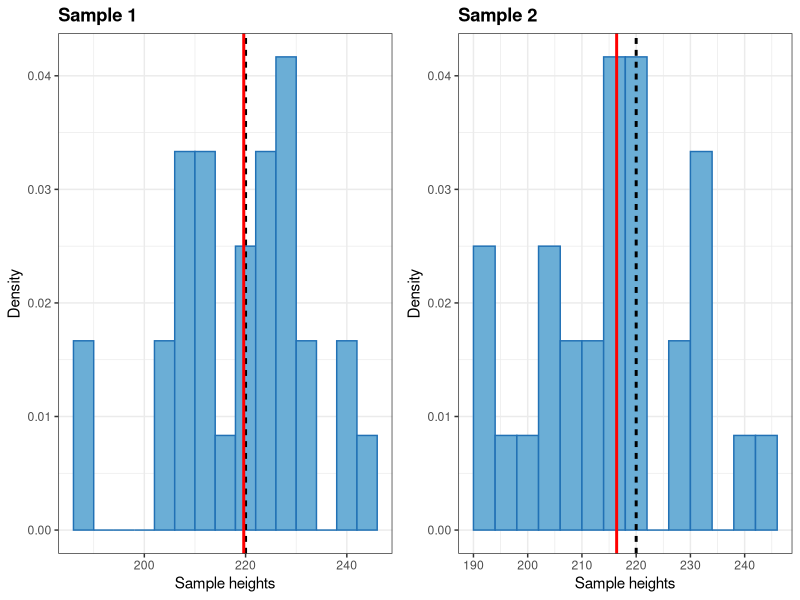
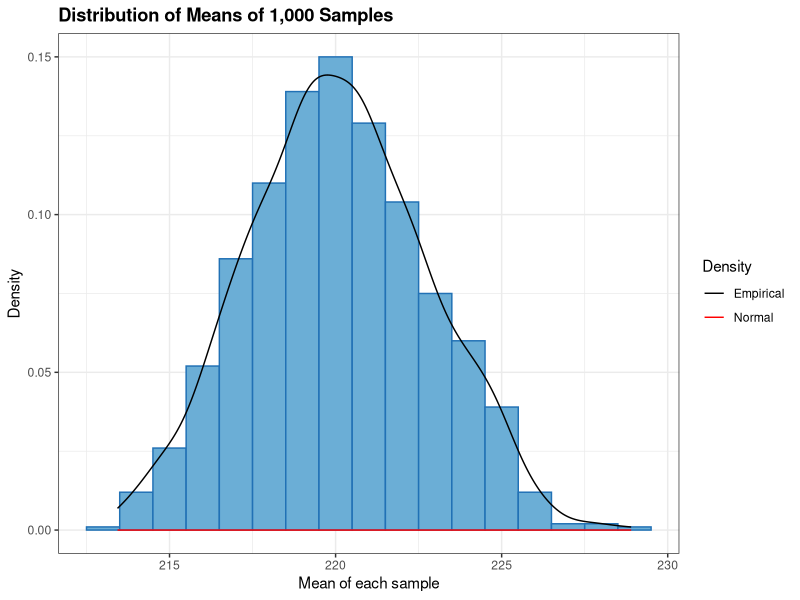
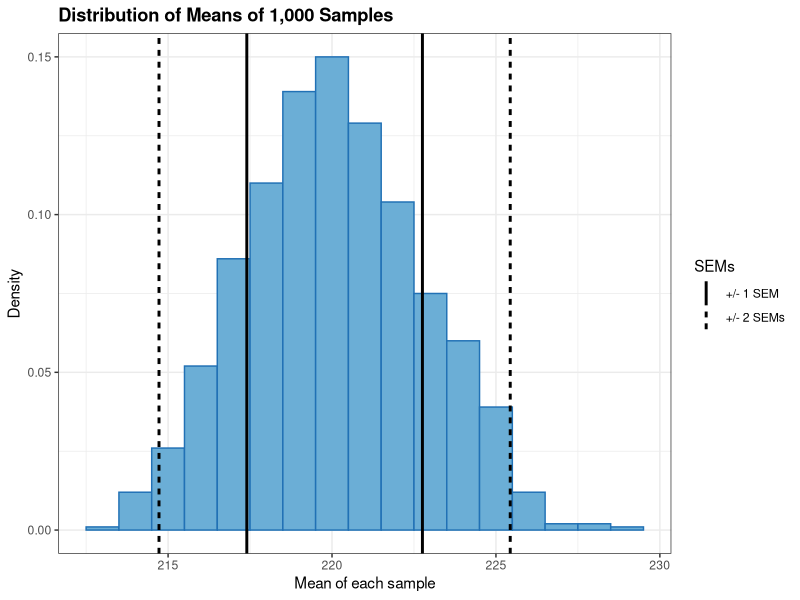
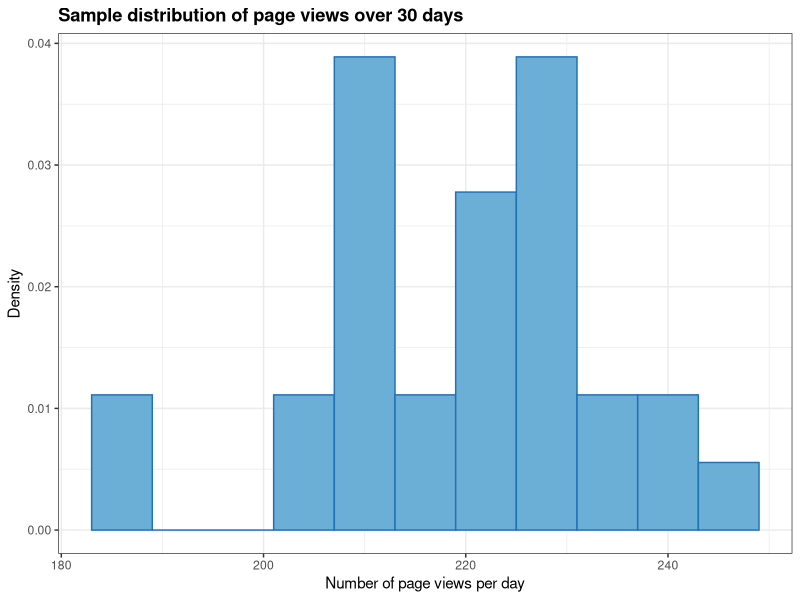
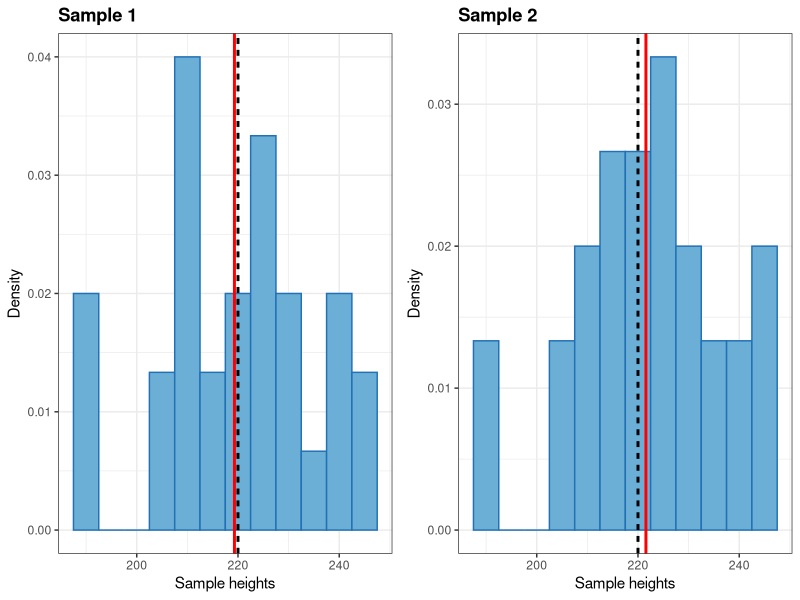
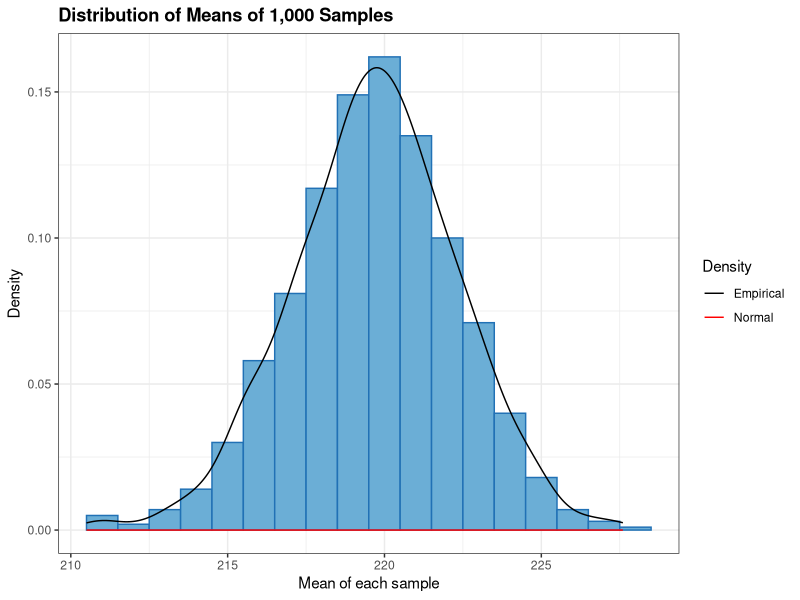

These charts were generated, in order, by the following R code: (Note: this script raises an error after producing the figures.)
## ---- chunk 1
rm(list = ls())         # Clear the workspace
set.seed(567)           # Set seed to replicate random variable generation
mn_vector <- NULL      # Generate the median of each sample and store in a vector
sample_frame <- data.frame(row.names = seq(from = 1, to = 30, by = 1))
for (i in 1 : 1000) {
    s <- rpois(30, lambda = 220)
    sample_frame <- cbind(sample_frame, s)
    mn_vector <- c(mn_vector, mean(s))
}
names(sample_frame) <- paste0("n", seq(from = 1, to = 1000, by = 1))
## ---- chunk 2
require(ggplot2); require(gridExtra)
barfill <- "#6baed6"
barlines <- "#2171b5"
line1 <- "black"
line2 <- "#FF0000"
g1 <- ggplot(data=sample_frame, aes(sample_frame$n1)) + 
        geom_histogram(aes(y = ..density..), 
                       binwidth = 4, fill = barfill, colour = barlines) +
        xlab("Sample heights") +
        ylab("Density") +
        theme_bw() +
        ggtitle("Sample 1") + 
        theme(plot.title = element_text(lineheight=1.1, face="bold"))

mean1 <- data.frame(Means="Theoretical mean", vals = 220)
mean2 <- data.frame(Means="Sample mean", vals = mean(sample_frame$n1))
means <- rbind(mean1, mean2)
                
g1 <- g1 + geom_vline(data=means, aes(xintercept=vals, linetype = Means, 
                             colour = Means), size = 1, show_guide = TRUE) + 
      scale_color_manual(values=c("Theoretical mean" = line1, "Sample mean" = line2)) +
      theme(legend.position="none")
            
g2 <- ggplot(data=sample_frame, aes(sample_frame$n2)) + 
        geom_histogram(aes(y = ..density..), 
                       binwidth = 4, fill = barfill, colour = barlines) +
        xlab("Sample heights") +
        ylab("Density") +
        theme_bw() +
        ggtitle("Sample 2") + 
        theme(plot.title = element_text(lineheight=1.1, face="bold"))

mean1 <- data.frame(Means="Theoretical mean", vals = 220)
mean2 <- data.frame(Means="Sample mean", vals = mean(sample_frame$n2))
means <- rbind(mean1, mean2)
                
g2 <- g2 + geom_vline(data=means, aes(xintercept=vals, linetype = Means, 
                             colour = Means), size = 1, show_guide = TRUE) + 
      scale_color_manual(values=c("Theoretical mean" = line1, "Sample mean" = line2)) +
      theme(legend.position="none")

grid.arrange(g1, g2, nrow = 1, ncol = 2)
## ---- chunk 3
g3 <- ggplot(data=as.data.frame(mn_vector), aes(mn_vector)) + 
        geom_histogram(aes(y = ..density..), binwidth = 1, 
                 col = barlines, 
                 fill = barfill) + 
        xlab("Mean of each sample") + 
        ylab("Density") + 
        theme_bw() + 
        ggtitle("Distribution of Means of 1,000 Samples") + 
        theme(plot.title = element_text(lineheight=.8, face="bold")) + 
        geom_line(aes(y = ..density.., colour = "Empirical"), stat = "density") + 
        stat_function(fun = dnorm, aes(colour = "Normal"), 
                    arg = list(mean = 220, sd = sd(mn_vector))) + 
        scale_colour_manual(name = "Density", values = c(line1, line2))

print(g3)
## ---- chunk 4
g4 <- ggplot(data=as.data.frame(mn_vector), aes(mn_vector)) + 
        geom_histogram(aes(y = ..density..), binwidth = 1, 
                 col = barlines, 
                 fill = barfill) + 
        xlab("Mean of each sample") + 
        ylab("Density") + 
        theme_bw() + 
        ggtitle("Distribution of Means of 1,000 Samples") + 
        theme(plot.title = element_text(lineheight=.8, face="bold"))

sem1 <- data.frame(SEMs="+/- 1 SEM", 
                   vals = c(mean(mn_vector) - sd(mn_vector), 
                            mean(mn_vector) + sd(mn_vector)))
sem2 <- data.frame(SEMs="+/- 2 SEMs", 
                    vals = c(mean(mn_vector) - 2 * sd(mn_vector), 
                            mean(mn_vector) + 2 * sd(mn_vector)))
sems <- rbind(sem1, sem2)
                
g4 <- g4 + geom_vline(data=sems, aes(xintercept=vals, linetype = SEMs, 
                            colour = SEMs), size = 1, show_guide = TRUE) + 
      scale_color_manual(values=c("+/- 1 SEM" = line1, 
                                  "+/- 2 SEMs" = line1))

print(g4)
## ---- chunk 5
set.seed(567)
sample <- rpois(30, lambda = 220)

g5 <- ggplot(data=as.data.frame(sample), aes(sample)) + 
        geom_histogram(aes(y = ..density..), binwidth = 6, 
                 col = barlines, 
                 fill = barfill) + 
        xlab("Number of page views per day") + 
        ylab("Density") + 
        theme_bw() + 
        ggtitle("Sample distribution of page views over 30 days") + 
        theme(plot.title = element_text(lineheight=.8, face="bold"))

print(g5)
## ---- chunk 6
set.seed(567)
r_mn_vector <- NULL
resample_frame <- data.frame(row.names = seq(from = 1, to = 30, by = 1))
for (i in 1 : 1000) {
    s <- sample(sample, 30, replace = TRUE)
    resample_frame <- cbind(resample_frame, s)
    r_mn_vector <- c(r_mn_vector, mean(s))
}

names(resample_frame) <- paste0("n", seq(from = 1, to = 1000, by = 1))
## ---- chunk 7
g6 <- ggplot(data=resample_frame, aes(resample_frame$n1)) + 
        geom_histogram(aes(y = ..density..), 
                       binwidth = 5, fill = barfill, colour = barlines) +
        xlab("Sample heights") +
        ylab("Density") +
        theme_bw() +
        ggtitle("Sample 1") + 
        theme(plot.title = element_text(lineheight=1.1, face="bold"))

mean1 <- data.frame(Means="Theoretical mean", vals = 220)
mean2 <- data.frame(Means="Sample mean", vals = mean(resample_frame$n1))
means <- rbind(mean1, mean2)
                
g6 <- g6 + geom_vline(data=means, aes(xintercept=vals, linetype = Means, 
                             colour = Means), size = 1, show_guide = TRUE) + 
      scale_color_manual(values=c("Theoretical mean" = line1, "Sample mean" = line2)) +
      theme(legend.position="none")
            
g7 <- ggplot(data=resample_frame, aes(resample_frame$n2)) + 
        geom_histogram(aes(y = ..density..), 
                       binwidth = 5, fill = barfill, colour = barlines) +
        xlab("Sample heights") +
        ylab("Density") +
        theme_bw() +
        ggtitle("Sample 2") + 
        theme(plot.title = element_text(lineheight=1.1, face="bold"))

mean1 <- data.frame(Means="Theoretical mean", vals = 220)
mean2 <- data.frame(Means="Sample mean", vals = mean(resample_frame$n2))
means <- rbind(mean1, mean2)
                
g7 <- g7 + geom_vline(data=means, aes(xintercept=vals, linetype = Means, 
                             colour = Means), size = 1, show_guide = TRUE) + 
      scale_color_manual(values=c("Theoretical mean" = line1, "Sample mean" = line2)) +
      theme(legend.position="none")

grid.arrange(g6, g7, nrow = 1, ncol = 2)
## ---- chunk 8
g8 <- ggplot(data=as.data.frame(r_mn_vector), aes(r_mn_vector)) + 
        geom_histogram(aes(y = ..density..), binwidth = 1, 
                 col = barlines, 
                 fill = barfill) + 
        xlab("Mean of each sample") + 
        ylab("Density") + 
        theme_bw() + 
        ggtitle("Distribution of Means of 1,000 Samples") + 
        theme(plot.title = element_text(lineheight=.8, face="bold")) + 
        geom_line(aes(y = ..density.., colour = "Empirical"), stat = "density") + 
        stat_function(fun = dnorm, aes(colour = "Normal"), 
                    arg = list(mean = 220, sd = sd(mn_vector))) + 
        scale_colour_manual(name = "Density", values = c(line1, line2))

print(g8)
## ---- chunk 9
sample_outlier <- c(sample, 300)
sample_no_outlier <- c(sample, 221)

sem_outlier <- sd(sample_outlier) / sqrt(31)
sem_no_outlier <- sd(sample_no_outlier) / sqrt(31)

set.seed(567)
r_mn_vector <- NULL
for (i in 1 : 10000) {
    s <- sample(sample_outlier, 30, replace = TRUE)
    r_mn_vector <- c(r_mn_vector, mean(s))
}

stat<-function(x,i){mean(x[i])}
boot.out<-boot(data=sample_outlier, statistic=stat, R=1000)
boot.ci(boot.out, conf = 0.68)

stat<-function(x,i){mean(x[i])}
boot.out<-boot(data=sample_no_outlier, statistic=stat, R=1000)
boot.ci(boot.out, conf = 0.68)
